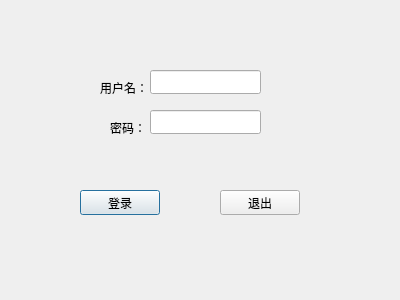
<?xml version="1.0" encoding="UTF-8"?>
<ui version="4.0">
 <class>LoginDialog</class>
 <widget class="QDialog" name="LoginDialog">
  <property name="geometry">
   <rect>
    <x>0</x>
    <y>0</y>
    <width>400</width>
    <height>300</height>
   </rect>
  </property>
  <property name="windowTitle">
   <string>Dialog</string>
  </property>
  <widget class="QLabel" name="label">
   <property name="geometry">
    <rect>
     <x>100</x>
     <y>80</y>
     <width>55</width>
     <height>16</height>
    </rect>
   </property>
   <property name="text">
    <string>用户名：</string>
   </property>
  </widget>
  <widget class="QLabel" name="label_2">
   <property name="geometry">
    <rect>
     <x>110</x>
     <y>120</y>
     <width>55</width>
     <height>16</height>
    </rect>
   </property>
   <property name="text">
    <string>密码：</string>
   </property>
  </widget>
  <widget class="QLineEdit" name="usrLineEdit">
   <property name="geometry">
    <rect>
     <x>150</x>
     <y>70</y>
     <width>111</width>
     <height>24</height>
    </rect>
   </property>
  </widget>
  <widget class="QLineEdit" name="pwdLineEdit">
   <property name="geometry">
    <rect>
     <x>150</x>
     <y>110</y>
     <width>111</width>
     <height>24</height>
    </rect>
   </property>
   <property name="echoMode">
    <enum>QLineEdit::Password</enum>
   </property>
  </widget>
  <widget class="QPushButton" name="loginBtn">
   <property name="geometry">
    <rect>
     <x>80</x>
     <y>190</y>
     <width>80</width>
     <height>25</height>
    </rect>
   </property>
   <property name="text">
    <string>登录</string>
   </property>
  </widget>
  <widget class="QPushButton" name="exitBtn">
   <property name="geometry">
    <rect>
     <x>220</x>
     <y>190</y>
     <width>80</width>
     <height>25</height>
    </rect>
   </property>
   <property name="text">
    <string>退出</string>
   </property>
  </widget>
 </widget>
 <resources/>
 <connections>
  <connection>
   <sender>exitBtn</sender>
   <signal>clicked()</signal>
   <receiver>LoginDialog</receiver>
   <slot>close()</slot>
   <hints>
    <hint type="sourcelabel">
     <x>259</x>
     <y>202</y>
    </hint>
    <hint type="destinationlabel">
     <x>199</x>
     <y>149</y>
    </hint>
   </hints>
  </connection>
 </connections>
</ui>
